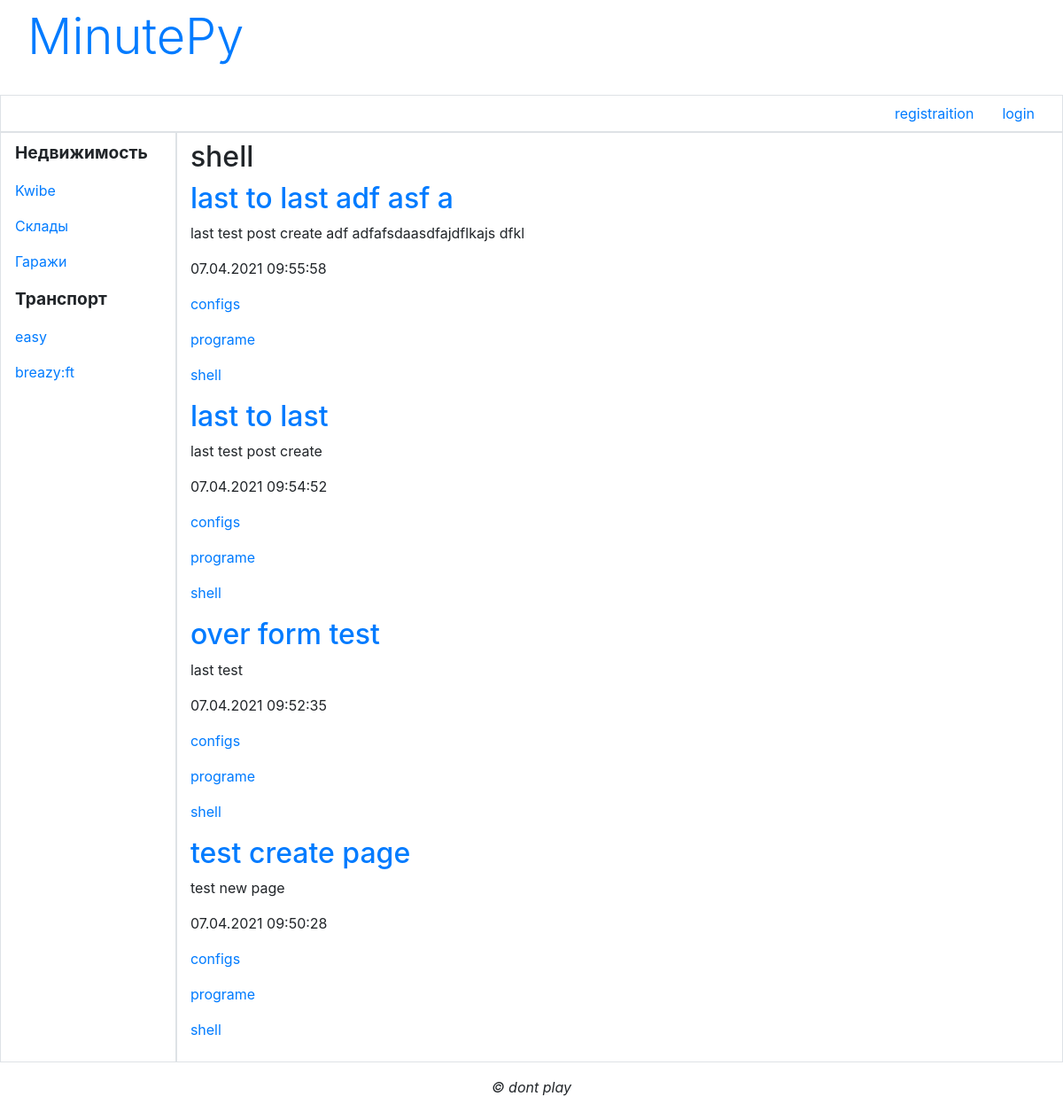
The app's page /tegs/shell/ with its own data.
### blog/models.py (models this page shows, shortened)
class Teg(models.Model):
    name = models.CharField(max_length= 40,unique=True,
                            verbose_name = 'teg_name')
    class Meta:
        verbose_name_plural = 'tegs'
        verbose_name = 'teg'
        ordering = ['name']

class Post(models.Model):
    title = models.CharField(max_length = 50,verbose_name='sobject',blank=True)
    content = models.TextField(blank=True,null=True,verbose_name='text')
    published = models.DateTimeField(auto_now_add=True,db_index=True,verbose_name='date')
    tegs = models.ManyToManyField('Teg')
    class Meta:
        unique_together = ('title','content')   #unique title + contetn
        default_related_name = 'posts'          #include post_set
        verbose_name_plural = 'Posts'
        verbose_name = 'Post'
        ordering = ['-published']

### blog/views.py (the view)
# urls.py: path('tegs/<str:teg_name>/',PostByTegView.as_view(),name='by_teg'),
class PostByTegView(ListView):
    template_name = 'blog/posts_by_teg.html'
    context_object_name = 'posts'
    paginate_by = 4
    def get_queryset(self):
        self.post_by_teg = Post.objects.filter(tegs__name=self.kwargs['teg_name'])
        return self.post_by_teg
    def get_context_data(self,**kwargs):
        context = super().get_context_data(**kwargs)
        context['teg_name']=self.kwargs['teg_name']
        return context

### blog/templates/blog/posts_by_teg.html
{% extends "layout/basic.html" %}
{% block content %}
<h2>{{ teg_name }}</h2>
	{% for post in posts %}
	<div>
	<h2><a href="{% url "postdetail" pk=post.pk %}">{{ post.title }}</a></h2>
		<p>{{ post.content }}</p>
			<p>{{ post.published|date:"d.m.Y H:i:s" }}</p>
			{% for teg in post.tegs.all %}
		<p><a href="{% url 'by_teg' teg.name %}">{{ teg.name }}</a></p>
	{% endfor %}
	</div>
	{% endfor %}
{% endblock %}

### records on screen
Teg: name "shell"
Post: title "last to last adf asf a", content "last test post create adf adfafsdaasdfajdflkajs dfkl", published "07.04.2021 09:55:58"
Teg: name "configs"
Teg: name "programe"
Post: title "last to last", content "last test post create", published "07.04.2021 09:54:52"
Post: title "over form test", content "last test", published "07.04.2021 09:52:35"
Post: title "test create page", content "test new page", published "07.04.2021 09:50:28"
